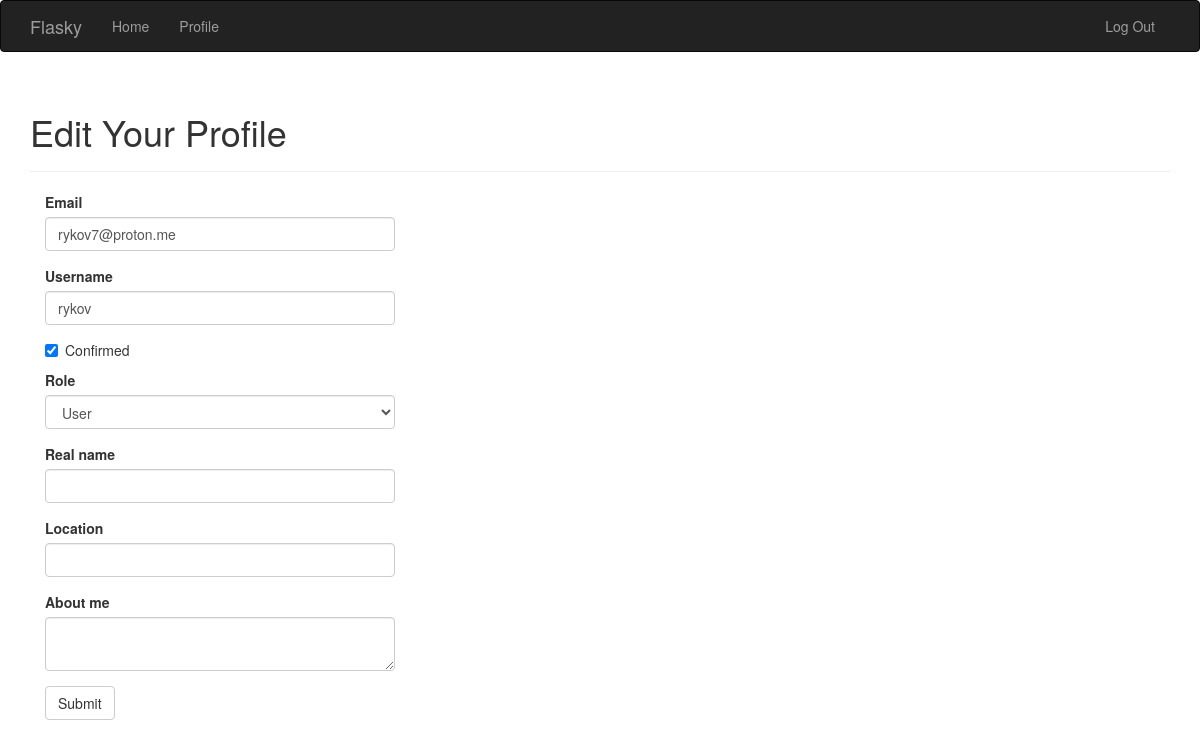
Page /edit-profile/2 (signed in) on the earlier database version.
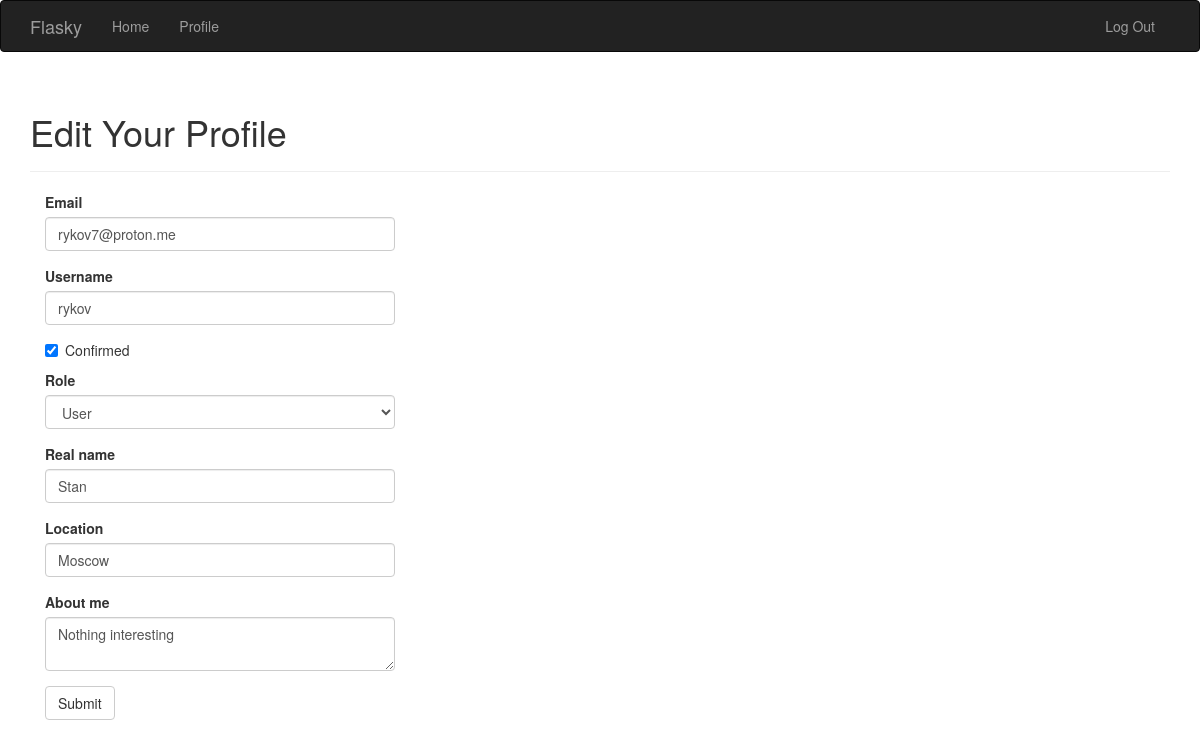
Same page on the later database version.
### app/models.py (models this page shows, shortened)
class User(UserMixin, db.Model):
    __tablename__ = 'users'
    id = db.Column(db.Integer, primary_key=True)
    email = db.Column(db.String(64), unique=True, index=True)
    username = db.Column(db.String(64), unique=True, index=True)
    password_hash = db.Column(db.String(128))
    role_id = db.Column(db.Integer, db.ForeignKey('roles.id'))
    confirmed = db.Column(db.Boolean, default=False)
    name = db.Column(db.String(64))
    location = db.Column(db.String(64))
    about_me = db.Column(db.Text())
    member_since = db.Column(db.DateTime(), default=datetime.utcnow)
    last_seen = db.Column(db.DateTime(), default=datetime.utcnow)
    avatar_hash = db.Column(db.String(32))
    posts = db.relationship('Post', backref='author', lazy='dynamic')
    @property
    def password(self):
        raise AttributeError('password is not a readable attribute')
    def can(self, perm):
        return self.role is not None and self.role.has_permission(perm)
    def ping(self):
        self.last_seen = datetime.utcnow()
        db.session.add(self)
        db.session.commit()

### app/main/views.py (the view, shortened to what this page needs)
@main.route('/edit-profile/<int:id>', methods=['GET', 'POST'])
@login_required
@admin_required
def edit_profile_admin(id):
    user = User.query.get_or_404(id)
    form = EditProfileAdminForm(user=user)
    form.email.data = user.email
    form.username.data = user.username
    form.confirmed.data = user.confirmed
    form.role.data = user.role_id
    form.name.data = user.name
    form.location.data = user.location
    form.about_me.data = user.about_me
    return render_template('edit_profile.html', form=form, user=user)

### app/main/forms.py (shortened to what this page needs)
class EditProfileAdminForm(FlaskForm):
    email = StringField('Email', validators=[DataRequired(), Length(1, 64),
                                             Email()])
    username = StringField('Username', validators=[
        DataRequired(), Length(1, 64),
        Regexp('^[A-Za-z][A-Za-z0-9_.]*$', 0,
               'Usernames must have only letters, numbers dots or underscores')
    ])
    confirmed = BooleanField('Confirmed')
    role = SelectField('Role', coerce=int)
    name = StringField('Real name', validators=[Length(0, 64)])
    location = StringField('Location', validators=[Length(0, 64)])
    about_me = TextAreaField('About me')
    submit = SubmitField('Submit')
    def __init__(self, user, *args, **kwargs):
        super(EditProfileAdminForm, self).__init__(*args, **kwargs)
        self.role.choices = [(role.id, role.name)
                             for role in Role.query.order_by(Role.name).all()]
        self.user = user

### app/auth/views.py (called while the page is built)
@auth.before_app_request
def before_request():
    if current_user.is_authenticated:
        current_user.ping()
        if not current_user.confirmed \
                and request.blueprint != 'auth' \
                and request.endpoint != 'static':
            return redirect(url_for('auth.unconfirmed'))

### app/main/__init__.py (called while the page is built)
@main.app_context_processor
def inject_permissions():
    return dict(Permission=Permission)

### app/models.py (called while the page is built)
@login_manager.user_loader
def load_user(user_id):
    return User.query.get(int(user_id))

    def has_permission(self, perm):
        return self.permissions & perm == perm

### app/templates/edit_profile.html (shortened to what this page needs)
{% extends "base.html" %}
{% import "bootstrap/wtf.html" as wtf %}
{% block page_content %}
<div class="page-header">
    <h1>Edit Your Profile</h1>
</div>
<div class="col-md-4">
    {{ wtf.quick_form(form) }}
</div>
{% endblock %}

### app/templates/base.html (shortened to what this page needs)
{% extends "bootstrap/base.html" %}
{% block head %}
{{ super() }}
<link rel="stylesheet" type="text/css" href="{{ url_for('static', filename='styles.css') }}">
{% endblock %}
{% block navbar %}
<div class="navbar navbar-inverse" role="navigation">
    <div class="container">
        <div class="navbar-header">
            <a class="navbar-brand" href="/">Flasky</a>
        </div>
        <div class="navbar-collapse collapse">
            <ul class="nav navbar-nav">
                <li><a href="/">Home</a></li>
                {% if current_user.is_authenticated %}
                <li>
                    <a href="{{ url_for('main.user', username=current_user.username) }}">
                        Profile
                    </a>
                </li>
                {% endif %}
            </ul>
            <ul class="nav navbar-nav navbar-right">
                {% if current_user.is_authenticated %}
            <li><a href="{{ url_for('auth.logout') }}">
                    Log Out</a></li>
                {% else %}
                <li><a href="{{ url_for('auth.login') }}">Log In</a></li>
                {% endif %}
            </ul>
        </div>
    </div>
</div>
{% endblock %}
{% block content %}
<div class="container">
    {% block page_content %}{% endblock %}
</div>
{% endblock %}

Differences in the rows shown:
changed User "rykov7@proton.me": name (not shown) → "Stan"; location (not shown) → "Moscow"; about_me (not shown) → "Nothing interesting"
